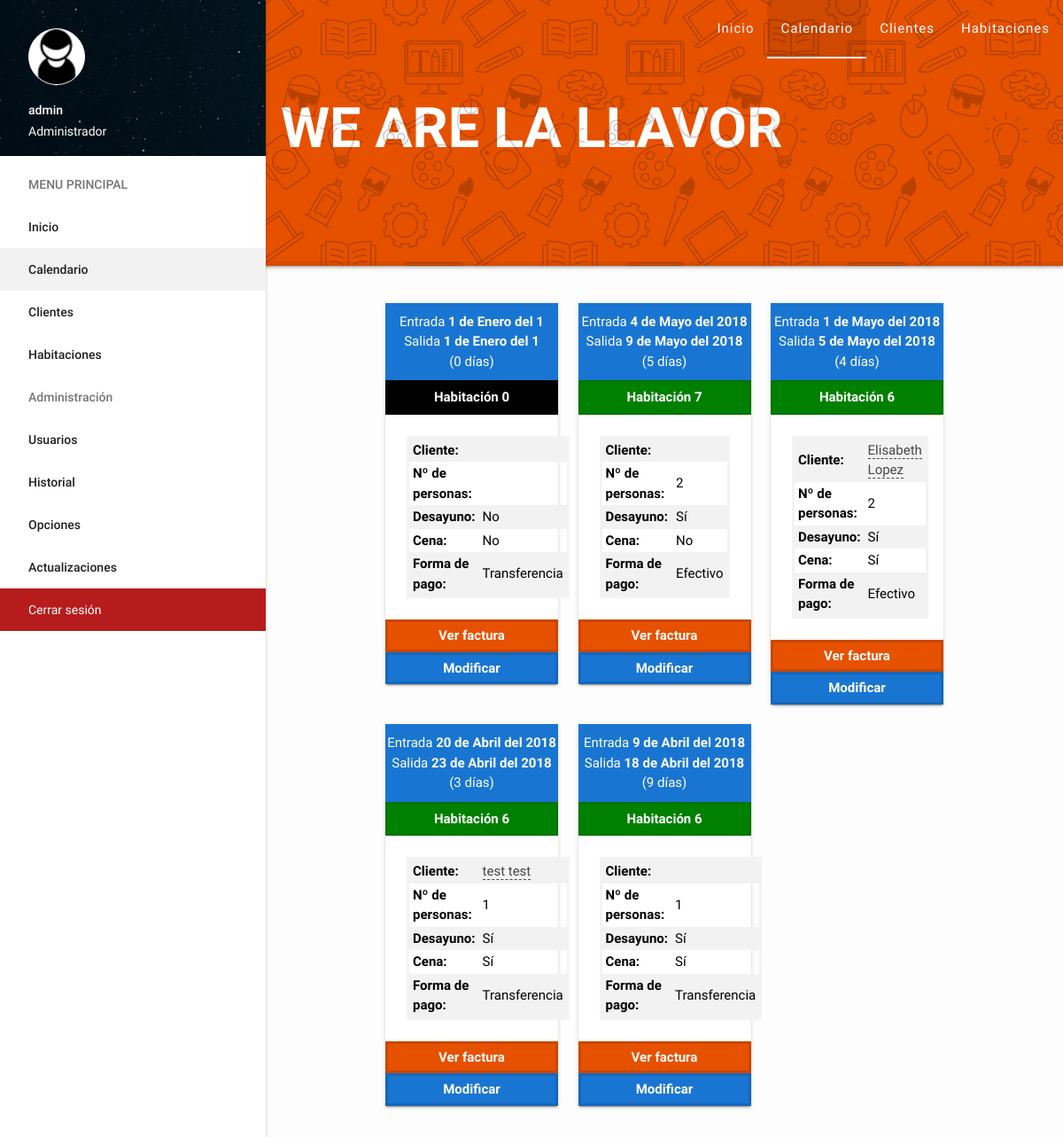
Screenshot of /calendario.php (signed in) with the database file from the repository.
### tables this page shows
CREATE TABLE `cms_settings` (
  `id` int(10) unsigned NOT NULL AUTO_INCREMENT,
  `precio_rooms` varchar(255) DEFAULT NULL,
  `precio_cena` varchar(255) DEFAULT NULL,
  `precio_desayuno` int(11) DEFAULT NULL,
  `site` varchar(255) DEFAULT NULL,
  `sitename` varchar(255) DEFAULT NULL,
  `reformas` enum('1','0') DEFAULT '0',
  PRIMARY KEY (`id`)
);

CREATE TABLE `ranks` (
  `id` int(10) unsigned NOT NULL AUTO_INCREMENT,
  `name` varchar(255) DEFAULT NULL,
  PRIMARY KEY (`id`)
);

CREATE TABLE `alquiler` (
  `id` int(10) unsigned NOT NULL AUTO_INCREMENT,
  `room` varchar(255) DEFAULT NULL,
  `category` varchar(255) DEFAULT NULL,
  `hora_entrada` varchar(255) DEFAULT NULL,
  `hora_salida` varchar(255) DEFAULT NULL,
  `dia_entrada` varchar(255) DEFAULT NULL,
  `mes_entrada` varchar(255) DEFAULT NULL,
  `ano_entrada` varchar(255) DEFAULT NULL,
  `dia_salida` varchar(255) DEFAULT NULL,
  `mes_salida` varchar(255) DEFAULT NULL,
  `ano_salida` varchar(255) DEFAULT NULL,
  `cliente_id` varchar(11) DEFAULT NULL,
  `num_personas` varchar(255) DEFAULT NULL,
  `num_habitaciones` varchar(255) DEFAULT NULL,
  `desayuno` enum('1','0') DEFAULT '0',
  `cena` enum('1','0') DEFAULT '0',
  `payment` enum('transferencia','efectivo') DEFAULT NULL,
  `date` varchar(255) DEFAULT NULL,
  `price_cena` varchar(255) DEFAULT NULL,
  `price_persona` varchar(255) DEFAULT NULL,
  `price_desayuno` varchar(255) DEFAULT NULL,
  `total_a_pagar` varchar(255) DEFAULT NULL,
  `timestamp_entrada` datetime DEFAULT NULL,
  `timestamp_salida` datetime DEFAULT NULL,
  PRIMARY KEY (`id`)
);

CREATE TABLE `tiempo_meses` (
  `id` int(10) unsigned NOT NULL AUTO_INCREMENT,
  `nombre` varchar(255) DEFAULT NULL,
  PRIMARY KEY (`id`)
);

CREATE TABLE `clientes` (
  `id` int(10) unsigned NOT NULL AUTO_INCREMENT,
  `nombre` varchar(255) DEFAULT NULL,
  `apellidos` varchar(255) DEFAULT NULL,
  `domicilio_via` enum('Glorieta','Calle','Avenida') DEFAULT NULL,
  `domicilio_direccion` varchar(255) DEFAULT NULL,
  `domicilio_numbloque` varchar(255) DEFAULT NULL,
  `domicilio_escalera` varchar(255) DEFAULT NULL,
  `domicilio_puerta` varchar(255) DEFAULT NULL,
  `domicilio_pais` varchar(255) DEFAULT NULL,
  `domicilio_provincia` varchar(255) DEFAULT NULL,
  `domicilio_ciudad` varchar(255) DEFAULT NULL,
  `domicilio_cp` varchar(255) DEFAULT NULL,
  `telf_fijo` varchar(255) DEFAULT NULL,
  `telf_movil` varchar(255) DEFAULT NULL,
  `dni` varchar(255) DEFAULT NULL,
  `email` varchar(255) DEFAULT NULL,
  `added_client` varchar(255) DEFAULT NULL,
  `procedencia` varchar(255) DEFAULT NULL,
  PRIMARY KEY (`id`)
);

### inc/core.php (called while the page is built, shortened)
<?php
	$cdn 		=	"assets";
	$rango_administrador = "3";
	$Var = mysql_query("SELECT * FROM cms_settings");
	$settings = mysql_fetch_assoc($Var);
	$site = $settings['site'];
	$sitename = $settings['sitename'];
	if (isset($_SESSION['id'])) {
		$user_sql = mysql_query("SELECT * FROM admins WHERE id='$_SESSION[id]'");
		$user = mysql_fetch_assoc($user_sql);
	} else {
		$user = "-";
	}
	function getMonthPerDay($a){
		$R1 = mysql_query("SELECT * FROM tiempo_meses WHERE id = '{$a}'");
		$R1 = mysql_fetch_assoc($R1);
		return $R1['nombre'];
	}
	function RankName($a){
		$R1 = mysql_query("SELECT * FROM ranks WHERE id = '{$a}'");
		$R1 = mysql_fetch_assoc($R1);
		return $R1['name'];
	}
	function NombreCliente($a){
		$R1 = mysql_query("SELECT * FROM clientes WHERE id = '{$a}'");
		$R1 = mysql_fetch_assoc($R1);
		return $R1['nombre'] . ' ' . $R1['apellidos'];
	}
?>

### calendario.php (the view, shortened to what this page needs)
<?php
	require 'inc/core.php';
	require 'templates/header.php';
?>
	<br>
	<main>
	<div class="container">
	  <div class="row">
	   <?php $c_sql = mysql_query("SELECT * FROM alquiler ORDER BY id DESC"); while($c = mysql_fetch_assoc($c_sql)){ ?>
	    <?php if($c['id'] == '0') { ?><?php } else { ?>
		<div class="col s12 m4">
			<div class="card-panel" style="padding: 0px;">
			  <span class="black-text">
			    <div style="text-align: center;padding: 10px 0px;background: #1975d2;color: #fff;">
				  Entrada <b class="white-text text-darken-2"><?php echo $c['dia_entrada']; ?> de <?php echo getMonthPerDay($c['mes_entrada']); ?> del <?php echo $c['ano_entrada']; ?></b><br>
				  Salida <b class="white-text text-darken-2"><?php echo $c['dia_salida']; ?> de <?php echo getMonthPerDay($c['mes_salida']); ?> del <?php echo $c['ano_salida']; ?></b>
				<?php
				$date1 = new DateTime("". $c[ano_entrada] ."-". $c[mes_entrada] ."-". $c[dia_entrada] ."");
				$date2 = new DateTime("". $c[ano_salida] ."-". $c[mes_salida] ."-". $c[dia_salida] ."");
				$interval = $date1->diff($date2);
				echo "<br>(" . $interval->days . " días)";
				?>
				</div>
				<div style="text-align: center;padding: 6px 0px;background: <?php echo $c['category']; ?>;color: #fff;border: 2px solid rgba(0, 0, 0, 0.12);">
				  <b class="white-text text-darken-2">Habitación <?php echo $c['room']; ?></b>
				</div>
				<div style="padding: 24px;">
				<table class="striped responsive-table" style="border: 3px solid #f3f3f2;">
				  <tbody>
					<tr>
					  <td><b>Cliente:</b></td>
					  <td><a style="color: #464646;border-bottom: 1px dashed;" href="<?php echo $site; ?>/clientes.php?edit=<?php echo $c['cliente_id']; ?>"><?php echo NombreCliente($c['cliente_id']); ?></a></td>
					</tr>
					<tr>
					  <td><b>Nº de personas:</b></td>
					  <td><?php echo $c['num_personas']; ?></td>
					</tr>
					<tr>
					  <td><b>Desayuno:</b></td>
					  <td><?php if($c['desayuno'] == '1') { ?>Sí<?php } else { ?>No<?php } ?></td>
					</tr>
					<tr>
					  <td><b>Cena:</b></td>
					  <td><?php if($c['cena'] == '1') { ?>Sí<?php } else { ?>No<?php } ?></td>
					</tr>
					<tr>
					  <td><b>Forma de pago:</b></td>
					  <td><?php if($c['payment'] == 'efectivo') { ?>Efectivo<?php } else { ?>Transferencia<?php } ?></td>
					</tr>
				  </tbody>
				</table>
				</div>
				<a href="<?php echo $site; ?>/clientes.php?edit=<?php echo $c['cliente_id']; ?>&historial=show">
				  <div style="text-align: center;padding: 4px 0px;background: #e65100;color: #fff;border: 3px solid rgba(0, 0, 0, 0.12);">
				    <b class="white-text text-darken-2">Ver factura</b>
				  </div>
				</a>
				<?php if($user['rank'] == ''. $rango_administrador .'') { ?>
				<a href="<?php echo $site; ?>/calendario_modificar.php?id=<?php echo $c['id']; ?>&alquilar=<?php echo $c['room']; ?>&category=<?php echo $c['category']; ?>">
				  <div style="text-align: center;padding: 4px 0px;background: #1975d2;color: #fff;border: 3px solid rgba(0, 0, 0, 0.12);">
				    <b class="white-text text-darken-2">Modificar</b>
				  </div>
				</a>
				<?php } ?>
			  </span>
			</div>
		</div>
		<?php } ?>
	   <?php } if(mysql_num_rows($c_sql) == 0) { ?>
		<div class="col s12 m12" style="margin-top: 40px;">
		  <div class="card #b71c1c red darken-4">
			<div class="card-content white-text">
			  <span class="card-title center">No hay ninguna reserva</span>
			</div>
		  </div>
		</div>
	   <?php } ?>
	  </div>
	</div>
	</main>
	<?php require 'templates/footer.php'; ?>

### templates/header.php (shortened to what this page needs)
<?php
$activePage = basename($_SERVER['PHP_SELF'], ".php");
?>
  <!DOCTYPE html>
  <html>
    <head>
      <link type="text/css" rel="stylesheet" href="<?php echo $site . "/" . $cdn; ?>/css/style.css"  media="screen,projection"/>
      <link type="text/css" rel="stylesheet" href="<?php echo $site . "/" . $cdn; ?>/css/materialize.min.css"  media="screen,projection"/>
      <link type="text/css" rel="stylesheet" href="<?php echo $site . "/" . $cdn; ?>/css/sweetalert.css"/>
    </head>
    <body>
	<div class="nav-background">
	<h1 class="text">We Are <?php echo $sitename; ?></h1>
	</div>
	<div class="nav-background-sub"></div>
	<header>
	  <nav>
		<div class="nav-wrapper">
		  <ul class="right hide-on-med-and-down">
			<li class="<?= ($activePage == 'index') ? 'active':''; ?>"><a href="<?php echo $site; ?>/index.php?dia=<?php echo date('j'); ?>&mes=<?php echo date('m'); ?>&ano=<?php echo date('Y'); ?>">Inicio</a></li>
			<li class="<?= ($activePage == 'calendario') ? 'active':''; ?>"><a href="<?php echo $site; ?>/calendario.php">Calendario</a></li>
			<li class="<?= ($activePage == 'clientes') ? 'active':''; ?>"><a href="<?php echo $site; ?>/clientes.php">Clientes</a></li>
			<li class="<?= ($activePage == 'habitaciones') ? 'active':''; ?><?= ($activePage == 'rooms') ? 'active':''; ?>"><a href="<?php echo $site; ?>/habitaciones.php">Habitaciones</a></li>
		  </ul>
		</div>
	  </nav>
	</header>
    <ul id="slide-out" class="side-nav fixed">
  	  <li>
	  <div class="user-view">
        <div class="background">
          <img src="<?php echo $site . "/" . $cdn; ?>/images/profile_wp.jpg">
        </div>
        <img class="circle" src="<?php echo $site . "/" . $cdn; ?>/images/profile.png" style="background: #fff;border: 1px solid #fff;">
        <span class="white-text name"><?php echo $user['username']; ?></span>
        <span class="white-text email"><?php echo RankName($user['rank']); ?></span>
      </div>
	  </li>
      <li><a class="subheader">MENU PRINCIPAL</a></li>
	  <li class="<?= ($activePage == 'index') ? 'active':''; ?>"><a href="<?php echo $site; ?>/index.php?dia=<?php echo date('j'); ?>&mes=<?php echo date('m'); ?>&ano=<?php echo date('Y'); ?>">Inicio</a></li>
	  <li class="<?= ($activePage == 'calendario') ? 'active':''; ?>"><a href="<?php echo $site; ?>/calendario.php">Calendario</a></li>
	  <li class="<?= ($activePage == 'clientes') ? 'active':''; ?>"><a href="<?php echo $site; ?>/clientes.php">Clientes</a></li>
	  <li class="<?= ($activePage == 'habitaciones') ? 'active':''; ?><?= ($activePage == 'rooms') ? 'active':''; ?>"><a href="<?php echo $site; ?>/habitaciones.php">Habitaciones</a></li>
	  <?php if($user['rank'] == ''. $rango_administrador .'') { ?>
	  <li><a class="subheader">Administración</a></li>
	  <li class="<?= ($activePage == 'users') ? 'active':''; ?>"><a href="<?php echo $site; ?>/users.php">Usuarios</a></li>
	  <li class="<?= ($activePage == 'historial') ? 'active':''; ?>"><a href="<?php echo $site; ?>/historial.php">Historial</a></li>
	  <li class="<?= ($activePage == 'server_options') ? 'active':''; ?>"><a href="<?php echo $site; ?>/server_options.php">Opciones</a></li>
	  <li class="<?= ($activePage == 'updates') ? 'active':''; ?>"><a href="<?php echo $site; ?>/updates.php">Actualizaciones</a></li>
	  <?php } ?>
	  <li style="background: #b71c1c;"><a style="color: #fff;font-weight: 400;" href="<?php echo $site; ?>/logout.php">Cerrar sesión</a></li>
    </ul>
	<br><br><br><br><br><br><br><br><br><br><br>

### templates/footer.php (shortened to what this page needs)
  </body>
</html>

### assets/css/style.css (style rules this page uses)
body { background: #fdfdfd; }
nav { background: transparent !important; box-shadow: none !important; }
.nav-background { background: #e65100; height: 300px; position: absolute; z-index: -1; width: 100%; box-shadow: 0px 0px 5px rgba(0,0,0,0.63); border-bottom: 5px solid rgba(0, 0, 0, 0.06); }
.nav-background .text { text-align: center; font-weight: 600; color: #fff; opacity: 1; text-transform: uppercase; margin-top: 110px; }
.nav-background-sub { background: url('../images/icon-seamless.png'); height: 300px; position: absolute; z-index: -1; width: 100%; opacity: 0.2; }
nav ul li.active { background-color: transparent; border-bottom: 2px solid #fff; }
nav ul li { letter-spacing: 1px; }
header,main,footer { padding-left: 300px; }

### calendario.php (style rules this page uses)
td { padding: 2px 4px; }

### rows the page displays
cms_settings: sitename "LA LLAVOR", site (picture), site (placeholder picture)
alquiler: dia_entrada "1", mes_entrada.nombre "Enero", ano_entrada "1", dia_salida "1", mes_salida.nombre "Enero", ano_salida "1", days "0", room "0", desayuno "No", cena "No", shows "Transferencia"
alquiler: dia_entrada "4", mes_entrada.nombre "Mayo", ano_entrada "2018", dia_salida "9", mes_salida.nombre "Mayo", ano_salida "2018", days "5", room "7", num_personas "2", desayuno "Sí", cena "No", payment "Efectivo"
alquiler: dia_entrada "1", mes_entrada.nombre "Mayo", ano_entrada "2018", dia_salida "5", mes_salida.nombre "Mayo", ano_salida "2018", room "6", cliente.apellidos "Elisabeth Lopez", num_personas "2", desayuno "Sí", cena "Sí", payment "Efectivo"
alquiler: dia_entrada "20", mes_entrada.nombre "Abril", ano_entrada "2018", dia_salida "23", mes_salida.nombre "Abril", ano_salida "2018", days "3", room "6", cliente.apellidos "test test", num_personas "1", desayuno "Sí", cena "Sí", payment "Transferencia"
alquiler: dia_entrada "9", mes_entrada.nombre "Abril", ano_entrada "2018", dia_salida "18", mes_salida.nombre "Abril", ano_salida "2018", days "9", room "6", num_personas "1", desayuno "Sí", cena "Sí", payment "Transferencia"

### other values shown
$user['username'] "admin"
RankName($user['rank']) "Administrador"
